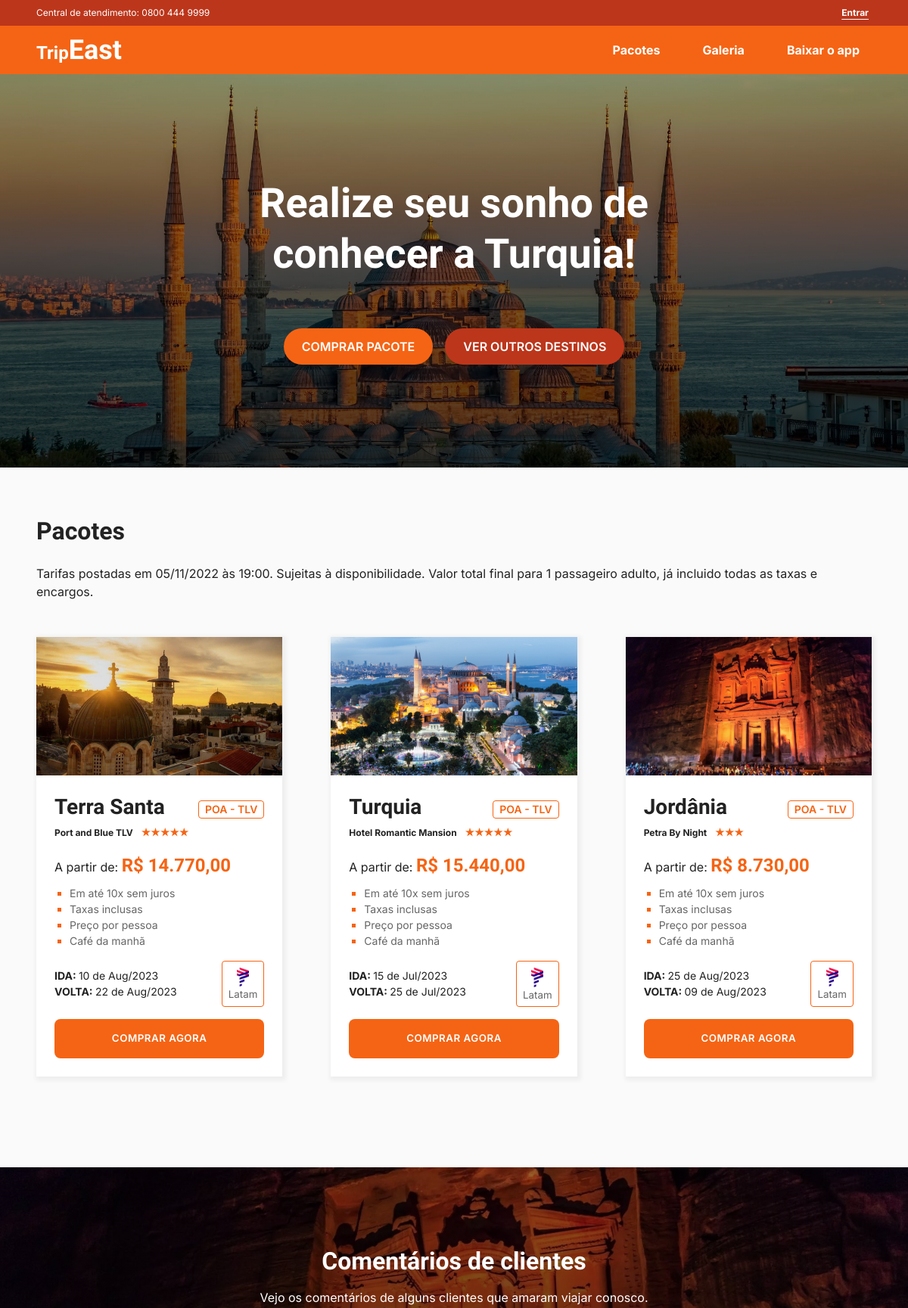
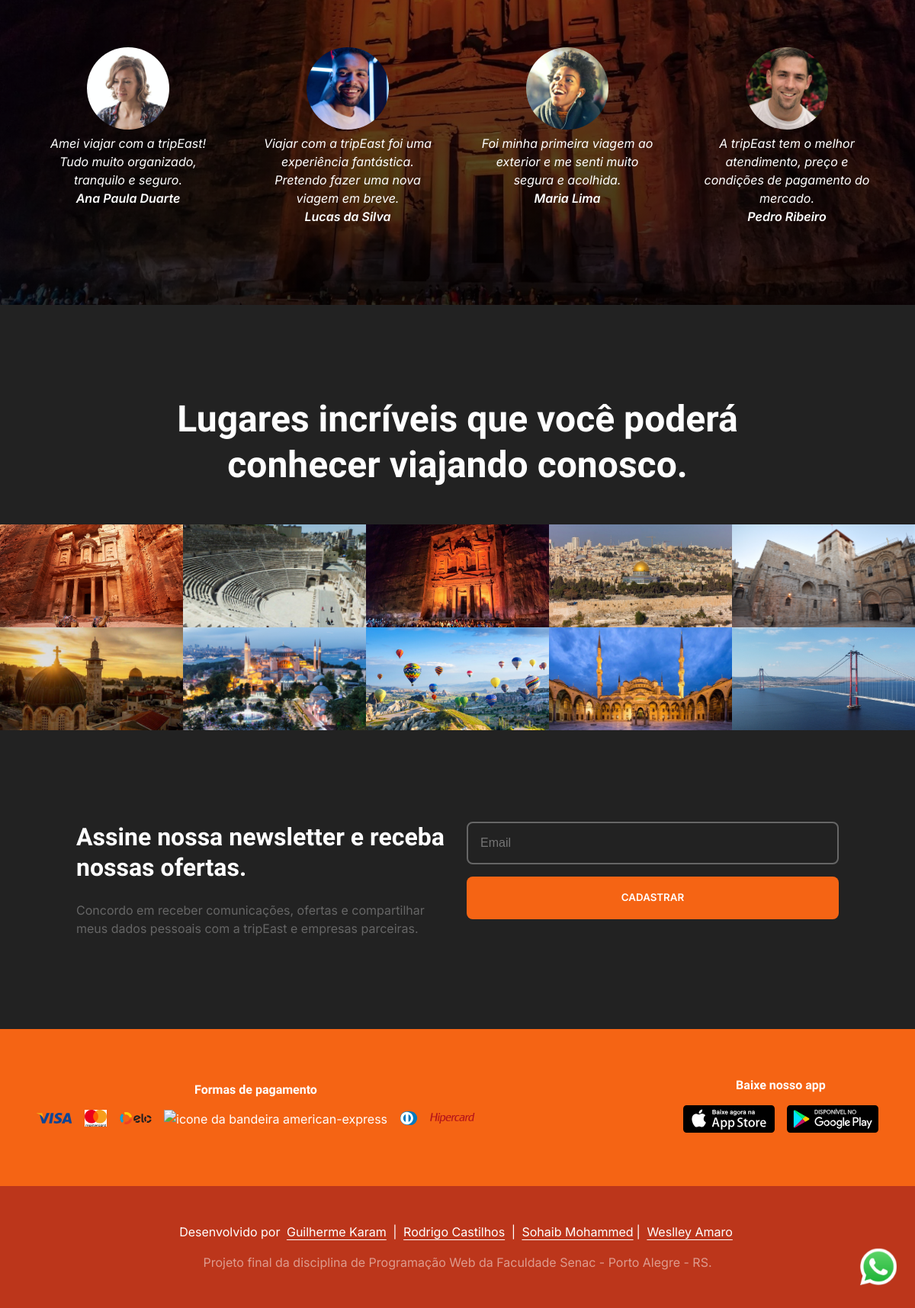
The page / on the database its author committed (2 pictures, top to bottom).
### tables this page shows
CREATE TABLE `packages` (
  `id` bigint(20) NOT NULL,
  `destination` varchar(100) NOT NULL,
  `hotel` varchar(100) NOT NULL,
  `hotel_stars` int(1) NOT NULL,
  `price` float NOT NULL,
  `departure_date` date NOT NULL,
  `date_back` date NOT NULL,
  `image` varchar(250) NOT NULL
);

### utils/fn_packages.php (called while the page is built, shortened)
<?php
require_once('./layout/package.php');
function getAllPackages($connect)
{
  $query = "SELECT * FROM packages";
  $execute = mysqli_query($connect, $query);
  return mysqli_fetch_all($execute, MYSQLI_ASSOC);
}

### layout/package.php (the view)
<?php
function renderPackage($id, $destination, $hotel, $stars, $price, $departure_date, $date_back, $image)
{
  $renderStars = str_repeat("★", $stars);
  $formattedPrice = "R$ " . number_format($price, 2, ",", ".");
  $formatted_departure_date = date('d \d\e M\/Y', strtotime($departure_date));
  $formatted_date_back = date('d \d\e M\/Y', strtotime($date_back));
  $path_image = "uploads/$id/$image";
  echo "
  <article class='package'>
    <header>
      <img src='$path_image' alt='$destination' />
      <div>
        <h3>$destination</h3>
        <span class='airports'>POA - TLV</span>
      </div>
      <div>
        <strong>
          $hotel
          <span class='star'>$renderStars</span>
        </strong>
      </div>
    </header>
    <div class='details'>
      <p>A partir de: <span>$formattedPrice</span></p>
      <ul>
        <li>Em até 10x sem juros</li>
        <li>Taxas inclusas</li>
        <li>Preço por pessoa</li>
        <li>Café da manhã</li>
      </ul>
    </div>
    <footer>
      <div>
        <div class='round-trip'>
          <p><strong>IDA: </strong>$formatted_departure_date</p>
          <p><strong>VOLTA: </strong>$formatted_date_back</p>
        </div>
        <div class='airline'>
          <img src='resources/images/icons/logo-latam.png' alt='Logo Latam' />
          <small>Latam</small>
        </div>
      </div>
      <button class='default-button'>Comprar agora</button>
    </footer>
  </article>
  ";
}

### index.php (shortened to what this page needs)
<?php
include_once('./layout/head.php');
include_once('./layout/package.php');
?>
<!DOCTYPE html>
<html lang="pt-br">
<?php renderHeadPage('tripEast | Agência de turismo') ?>
<body>
  <?php include_once('./layout/header.php') ?>
  <main>
    <?php
    include('./layout/hero.php');
    include('./layout/packages.php');
    include('./layout/comments.php');
    include('./layout/gallery.php');
    include('./layout/newsletter.php');
    ?>
  </main>
  <footer class="footer">
    <?php
    include_once("./layout/footer-company.php");
    include_once("./layout/footer-copy.php");
    ?>
  </footer>
</body>
</html>

### layout/head.php (shortened to what this page needs)
<?php
function renderHeadPage($titlePage) {
  echo "
      <head>
      <title>$titlePage</title>
      <link rel='stylesheet' href='resources/css/reset.css' />
      <link rel='stylesheet' href='resources/css/typography.css' />
      <link rel='stylesheet' href='resources/css/colors.css' />
      <link rel='stylesheet' href='resources/css/styles.css' />
      <link rel='stylesheet' href='resources/css/forms.css' />
      <link rel='stylesheet' href='resources/css/buttons.css' />
      <link rel='stylesheet' href='resources/css/messages.css' />
    </head>
  ";
}

### layout/header.php (shortened to what this page needs)
<?php
$login_logout_label = 'Entrar';
$login_logout_link = 'entrar.php';
?>
<header class="header-wrapper">
  <div class="header-1">
    <div class="container">
      <span>Central de atendimento: 0800 444 9999</span>
      <ul>
        <li>
          <a href="<?php echo $login_logout_link ?>"><?php echo $login_logout_label ?></a>
        </li>
      </ul>
    </div>
  </div>
  <div class="header-2">
    <div class="container">
      <div class="logo">
        <a href="index.php">
          <strong>Trip<span>East</span></strong>
        </a>
      </div>
      <nav id="menu" role="menu">
        <ul>
          <?php
          include_once('./layout/menu.php');
          ?>
        </ul>
      </nav>
    </div>
  </div>
</header>

### layout/menu.php
<li>
  <a class="menu-link" href="index.php#packages">Pacotes</a>
</li>
<li>
  <a class="menu-link" href="index.php#gallery">Galeria</a>
</li>
<li>
  <a class="menu-link" href="index.php#download">Baixar o app</a>
</li>

### layout/hero.php
<section class="hero">
  <h1>Realize seu sonho de conhecer a Turquia!</h1>
  <div class="action">
    <a href="#packages">Comprar pacote</a>
    <a href="#gallery">Ver outros destinos</a>
  </div>
</section>

### layout/packages.php
<?php
require('./utils/fn_packages.php');
$packages = getAllPackages($connect);
?>
<section id="packages" class="packages">
  <div class="container">
    <h2>Pacotes</h2>
    <p>
      Tarifas postadas em 05/11/2022 às 19:00. Sujeitas à disponibilidade.
      Valor total final para 1 passageiro adulto, já incluido todas as
      taxas e encargos.
    </p>
  </div>
  <div class="packages-container container">
    <?php
    foreach ($packages as $package)
      renderPackage(
        $package['id'],
        $package['destination'],
        $package['hotel'],
        $package['hotel_stars'],
        $package['price'],
        $package['departure_date'],
        $package['date_back'],
        $package['image']
      );
    ?>
  </div>
</section>

### layout/comments.php
<section class="comments">
  <div class="container">
    <h2>Comentários de clientes</h2>
    <p>
      Vejo os comentários de alguns clientes que amaram viajar conosco.
    </p>
    <div class="comments-container">
      <blockquote>
        <img src="resources/images/comments/ana.jpg" alt="foto da Ana Paula Duarte" />
        <p>
          Amei viajar com a tripEast! Tudo muito organizado, tranquilo e
          seguro.
        </p>
        <cite>Ana Paula Duarte</cite>
      </blockquote>
      <blockquote>
        <img src="resources/images/comments/lucas.jpg" alt="foto do Lucas da Silva" />
        <p>
          Viajar com a tripEast foi uma experiência fantástica. Pretendo
          fazer uma nova viagem em breve.
        </p>
        <cite>Lucas da Silva</cite>
      </blockquote>
      <blockquote>
        <img src="resources/images/comments/maria.jpg" alt="foto da Maria Lima" />
        <p>
          Foi minha primeira viagem ao exterior e me senti muito segura e
          acolhida.
        </p>
        <cite>Maria Lima</cite>
      </blockquote>
      <blockquote>
        <img src="resources/images/comments/pedro.jpg" alt="foto do Pedro Ribeiro" />
        <p>
          A tripEast tem o melhor atendimento, preço e condições de
          pagamento do mercado.
        </p>
        <cite>Pedro Ribeiro</cite>
      </blockquote>
    </div>
  </div>
</section>

### layout/gallery.php (shortened to what this page needs)
<section id="gallery" class="gallery">
  <h2>Lugares incríveis que você poderá conhecer viajando conosco.</h2>
  <div class="row-gallary">
    <figure>
      <img src="resources/images/gallery/jordania/jordania-01.jpg" alt="cidade de petra na jordania" />
    </figure>
    <figure>
      <img src="resources/images/gallery/jordania/jordania-02.jpg" alt="amã capitao da jordania" />
    </figure>
    <figure>
      <img src="resources/images/gallery/jordania/jordania-03.jpg" alt="cidade de petra na jordania" />
    </figure>
    <figure>
      <img src="resources/images/gallery/terra-santa/terra-santa-01.jpg" alt="vista aerea da cupula da rocha" />
    </figure>
    <figure>
      <img src="resources/images/gallery/terra-santa/terra-santa-02.jpg" alt="Basílica do Santo Sepulcro" />
    </figure>
    <figure>
      <img src="resources/images/gallery/terra-santa/terra-santa-03.jpg" alt="vista aerea da cidade da jerusalem" />
    </figure>
    <figure>
      <img src="resources/images/gallery/turquia/turquia-01.jpg" alt="vista aerea da mesquita santa sofia em istambul" />
    </figure>
    <figure>
      <img src="resources/images/gallery/turquia/turquia-02.jpg" alt="vista aerea de baloes na cabadocia" />
    </figure>
    <figure>
      <img src="resources/images/gallery/turquia/turquia-03.jpg" alt="mesquita azul na turquia" />
    </figure>
    <figure>
      <img src="resources/images/gallery/turquia/turquia-04.jpg" alt="ponte do fosforo" />
    </figure>
  </div>
</section>

### layout/newsletter.php
<section class="newsletter">
  <div class="container">
    <div class="box-text">
      <h2>Assine nossa newsletter e receba nossas ofertas.</h2>
      <p>
        Concordo em receber comunicações, ofertas e compartilhar meus
        dados pessoais com a tripEast e empresas parceiras.
      </p>
    </div>
    <form>
      <input type="email" name="email" id="email" placeholder="Email" aria-placeholder="Email" />
      <button type="submit">Cadastrar</button>
    </form>
  </div>
</section>

### layout/footer-company.php
<div class="company container">
  <div>
    <h4>Formas de pagamento</h4>
    <ul>
      <li>
        <img src="resources/images/icons/visa.svg" alt="icone da bandeira visa" />
      </li>
      <li>
        <img src="resources/images/icons/mastercard.svg" alt="icone da bandeira mastercard" />
      </li>
      <li>
        <img src="resources/images/icons/elo.svg" alt="icone da bandeira elo" />
      </li>
      <li>
        <img src="resources/images/icons/american-express.svg" alt="icone da bandeira american-express" />
      </li>
      <li>
        <img src="resources/images/icons/diners.svg" alt="icone da bandeira diners" />
      </li>
      <li>
        <img src="resources/images/icons/hipercard.svg" alt="icone da bandeira hipercard" />
      </li>
    </ul>
  </div>
  <div id="download" class="download">
    <h4>Baixe nosso app</h4>
    <ul>
      <li>
        <img src="resources/images/socialAppstore.svg" alt="icone da app sotre" />
      </li>
      <li>
        <img src="resources/images/socialGoogleplay.svg" alt="icone do google play" />
      </li>
    </ul>
  </div>
</div>
<aside>
  <a href="https://api.whatsapp.com/send?phone=5551992347362&text=Ol%C3%A1!" target="_blank" class="whatsapp-icon">
    <img src="resources/images/icons/whatsapp.png" alt="ícone do whatsapp" />
  </a>
</aside>

### layout/footer-copy.php
<div class="copy">
  <p>
    Desenvolvido por
    <a href="https://github.com/sohaibmohammed" target="_blank">Guilherme Karam</a> |
    <a href="https://github.com/sohaibmohammed" target="_blank">Rodrigo Castilhos</a> |
    <a href="https://github.com/sohaibmohammed" target="_blank">Sohaib Mohammed</a>|
    <a href="https://github.com/sohaibmohammed" target="_blank">Weslley Amaro</a>
  </p>
  <p>
    Projeto final da disciplina de Programação Web da Faculdade Senac - Porto Alegre - RS.
  </p>
</div>

### resources/css/typography.css (style rules this page uses)
body, button { font-family: "Inter", sans-serif; font-weight: 400; line-height: 1.5; color: var(--gray-900); -webkit-font-smoothing: antialiased; -moz-osx-font-smoothing: grayscale; }
h1, h2, h3, h4, h5, h6 { font-family: "Sarabun", sans-serif; font-weight: 800; line-height: 1.25; }

### resources/css/colors.css (style rules this page uses)
:root { --brown-500: #bc361b; --orange-500: #f56414; --gray-900: #222222; --gray-800: #323232; --gray-500: #666666; --gray-100: #9d9a9a; --gray-50: #fafafa; --white: #ffffff; }

### resources/css/buttons.css (style rules this page uses)
.default-button { width: 100%; padding: 16px 24px; background-color: var(--orange-500); color: var(--white); border-radius: 8px; transition: filter 0.2s; font-weight: 600; text-transform: uppercase; letter-spacing: 0.5px; }

### rows shown on the page
packages: id+image (picture), destination "Terra Santa", hotel "Port and Blue TLV", hotel_stars "★★★★★", price "R$ 14.770,00", departure_date "10 de Aug/2023", date_back "22 de Aug/2023"
packages: id+image (picture), destination "Turquia", hotel "Hotel Romantic Mansion", hotel_stars "★★★★★", price "R$ 15.440,00", departure_date "15 de Jul/2023", date_back "25 de Jul/2023"
packages: id+image (picture), destination "Jordânia", hotel "Petra By Night", hotel_stars "★★★", price "R$ 8.730,00", departure_date "25 de Aug/2023", date_back "09 de Aug/2023"

### other values the page prints
$login_logout_label "Entrar"
